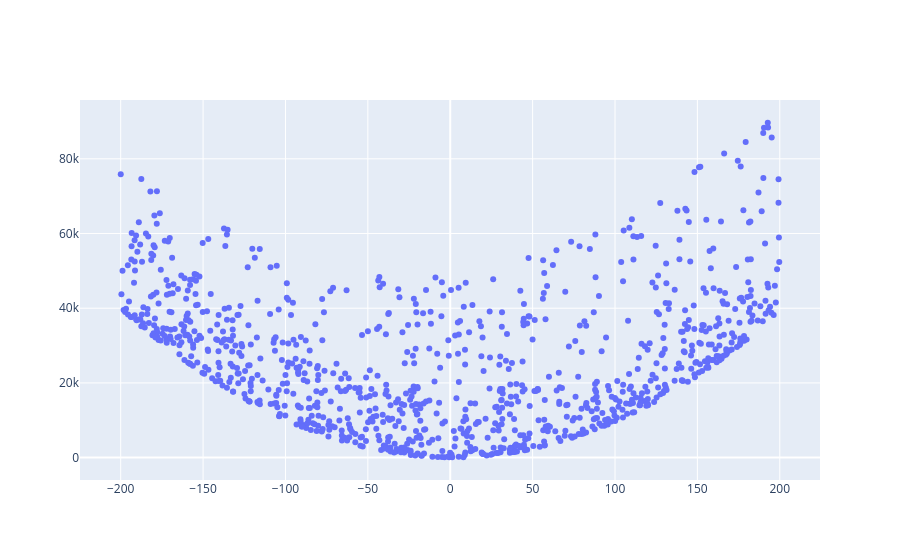

Notebook cell for this chart:
### Code cell
fig  = go.Figure()

fig.add_trace(go.Scatter(x=beta_0s, y=losses, mode="markers", name="Data Points"))

### Figure 1 — Plotly figure (JSON) as saved in the notebook; plotly's stock layout.template omitted (floating-point values rounded to 4 significant figures; data arrays with more than 128 entries replaced by an {"elided": "..."} marker saying what was removed)
{"data": [{"mode": "markers", "name": "Data Points", "type": "scatter", "x": {"elided": "1000 float values"}, "y": {"elided": "1000 float values"}}], "layout": {"autosize": true, "xaxis": {"autorange": true, "range": [-224.2, 223.9], "type": "linear"}, "yaxis": {"autorange": true, "range": [-7293.0, 97050.0], "type": "linear"}}}
